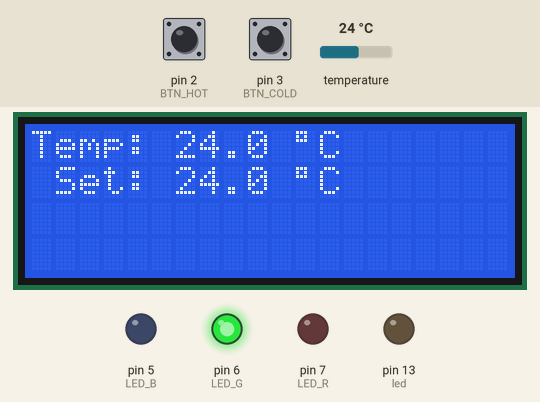
Simulated run of this sketch. Board: Arduino Uno, built with avr-gcc and run on an emulated ATmega328P. Shown: 20×4 character LCD, output pins drawn as LEDs (lit = HIGH). The test bench sets the inputs (shaded band); at power-on: temperature 24 °C, pin 2 (BTN_HOT) HIGH, pin 3 (BTN_COLD) HIGH. What the sketch prints to the serial monitor is not drawn.

Above: at 1.2 s.
1.3 s: temperature set to 22.6 °C
At 3.2 s:
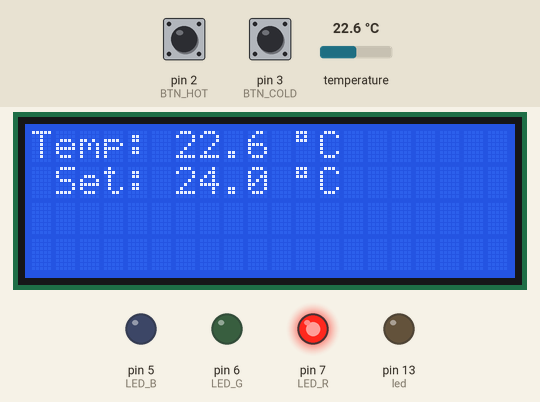
3.5 s: temperature set to 28 °C
At 4.9 s:
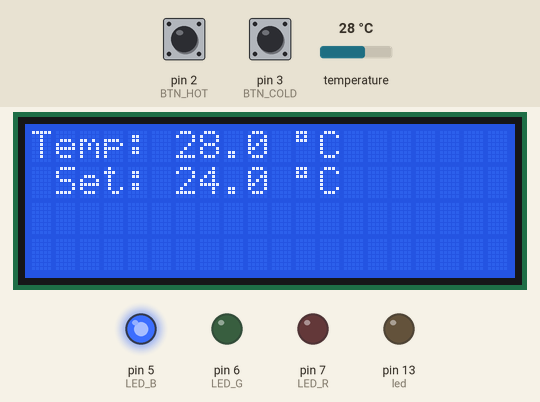
5.5 s: pin 2 (BTN_HOT) pulled LOW for 1.15 s
At 6.1 s:
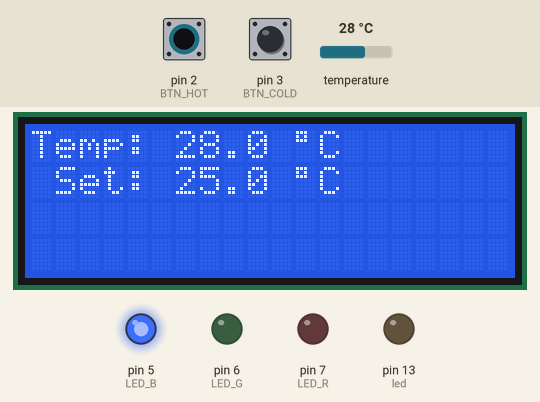
8.1 s: pin 3 (BTN_COLD) pulled LOW for 1.15 s
At 9.2 s:
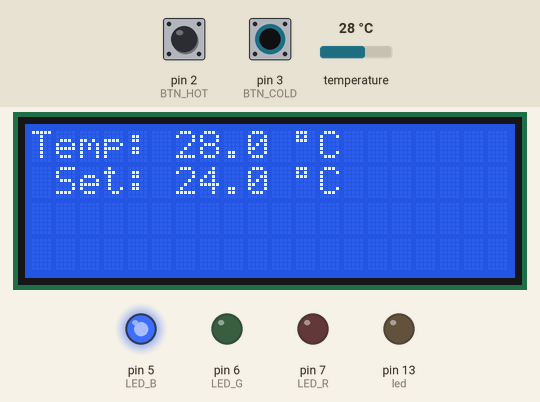
10.7 s: pin 3 (BTN_COLD) pulled LOW for 1.15 s
13.3 s: temperature set to 24.7 °C
At 15.0 s:
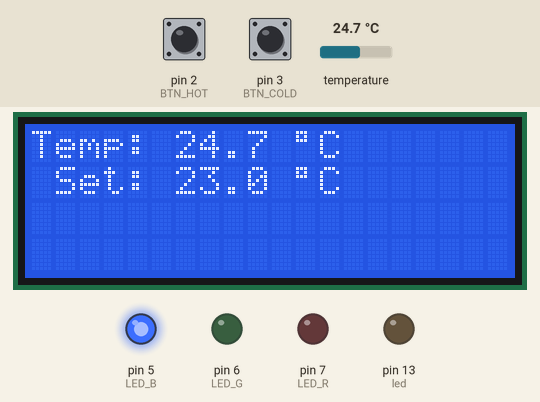
15.5 s: temperature set to 23.6 °C
At 16.5 s:
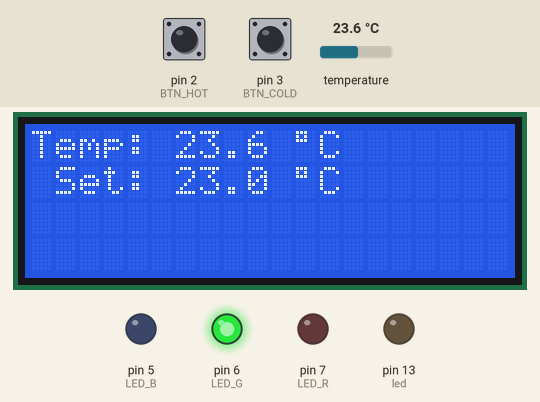
Timing chart, 0 to 18.5 s (numbered marks = the images above; inputs shaded):
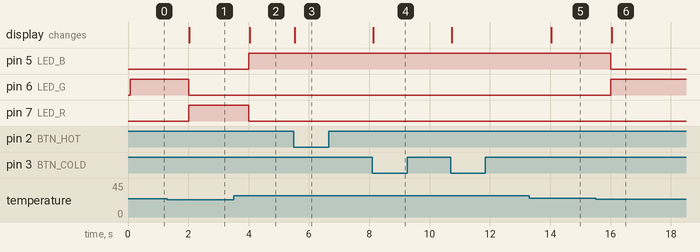

Measured:
- the behaviour switches between 23 and 22.9 °C on temperature (found by bisection; images 0 and 1)
- the behaviour switches between 24.1 and 24 °C on temperature (found by bisection; images 5 and 6)
- after the input at 1.3 s, pin 6 (LED_G): HIGH → LOW after 0.71 s; pin 7 (LED_R): LOW → HIGH after 0.71 s; the display: changes after 0.74 s (image 1)
- after the input at 3.5 s, pin 5 (LED_B): LOW → HIGH after 0.51 s; pin 7 (LED_R): HIGH → LOW after 0.51 s; the display: changes after 0.54 s (image 2)
- after the input at 5.5 s, the display: changes at once (image 3)
- after the input at 8.1 s, the display: changes at once (image 4)
- after the input at 13.3 s, the display: changes after 0.74 s (image 5)
- after the input at 15.5 s, pin 5 (LED_B): HIGH → LOW after 0.51 s; pin 6 (LED_G): LOW → HIGH after 0.51 s; the display: changes after 0.54 s (image 6)

The sketch:

temperatureControl.ino
```cpp
#include <Wire.h>
#include <LiquidCrystal_I2C.h>

// pin setup
LiquidCrystal_I2C lcd(39, 20, 4);
const uint8_t BTN_COLD = 3;   // Digital 2
const uint8_t BTN_HOT = 2;    // Digital 3
const uint8_t led = 13;       // led test

// varaible setup
#define DEBUG true
#define FAHRENHEIT false

float currentTemp; // temp as read by thermo sensor
float setTemp; // temp as set in ISR
bool ISRchanged = true; // Initially true to allow value to be shown
bool readTemp = true; // timer based temp Real-Time update

void setup() {

  if (DEBUG) {
    Serial.begin(9600, SERIAL_8N1);
    Serial.println("Init Start");
  }

  if (DEBUG) {
    Serial.println("Init I2C");
  }

  Wire.begin();

  if (DEBUG){
    Serial.println("Init TempSensor");
  }
  initTempSensor();

  if (DEBUG) {
    Serial.println("Init LED");
  }
  initLED();

  if (DEBUG) {
    Serial.println("Init Timer");
  }

  // Timer Generated Code: 1s TIMER1 OVF
  TCCR1A = 0;           // Init Timer1A
  TCCR1B = 0;           // Init Timer1B
  TCCR1B |= B00000100;  // Prescaler = 256
  TCNT1 = 3035;         // Timer Preloading
  TIMSK1 |= B00000001;  // Enable Timer Overflow Interrupt

  // lcd setup
  if (DEBUG) {
    Serial.println("Init LCD");
  }
  initLCD();

  // Button Setup
  if (DEBUG) {
    Serial.println("Init Button");
  }
  initButtons();

  if (DEBUG) {
    Serial.println("Pre-Set Temperatures");
  }

  // setpoint to curent reading
  setTemp = readTemperature();
  setTemp = floor(setTemp);

  if (DEBUG) {
    Serial.println("Init Done");
  }
}

void loop() {

  if (ISRchanged || readTemp) {
    currentTemp = readTemperature();
    tempCheckLED();

#if FAHRENHEIT
    float ct = convertToFahrenheit(currentTemp);
    float st = convertToFahrenheit(setTemp);
#else
    float ct = currentTemp;
    float st = setTemp;
#endif

    updateLCD(ct, st);

    if (DEBUG) {
      Serial.print("Temp: ");
      Serial.println(ct);
      Serial.print("Set Temp: ");
      Serial.println(st);
    }

    readTemp = false;
    ISRchanged = false;
  }
}

// timer interrupt for RT temp updates
ISR(TIMER1_OVF_vect)
{
  TCNT1 = 3035; // Timer Preloading
  readTemp = true;
}

void tempCheckLED() {
  float diff = currentTemp - setTemp;

  if (diff > 1) { // need to cool
    setColor('B');

    if (DEBUG) {
      Serial.println("B");
    }

  }
  else if (diff < -1) { // need to heat
    setColor('R');

    if (DEBUG) {
      Serial.println("R");
    }

  }
  else { // temp is good
    setColor('G');

    if (DEBUG) {
      Serial.println("G");
    }
  }
}

float convertToFahrenheit(float celsius)
{
  return celsius * 9.0 / 5.0 + 32.0;
}
```

button.ino
```cpp
const int BTN_DEBOUNCE_MS = 250;

void initButtons()
{
  // pin init
  pinMode(BTN_COLD, INPUT);
  pinMode(BTN_HOT, INPUT);
  pinMode(led, OUTPUT);

  // button interrupt
  attachInterrupt(digitalPinToInterrupt(BTN_HOT), setPoint_interruptHot, FALLING); // allow for interrupt on button press
  attachInterrupt(digitalPinToInterrupt(BTN_COLD), setPoint_interruptCold, FALLING); // allow for interrupt on button press
}

// places setpoint on lcd screen
void setPoint_interruptHot(){
  //debounce vars
  static unsigned long lastPress = 0;
  if (DEBUG) {
    Serial.print("Last Hot Btn Press: ");
    Serial.println(lastPress);
  }

  if ((millis() - lastPress) > BTN_DEBOUNCE_MS) {
    lastPress = millis();

    if (DEBUG) {
      Serial.println("Increase!");
    }

    setTemp++;
    ISRchanged = true;
  }
}

void setPoint_interruptCold(){
  //debounce vars
  static unsigned long lastPress = 0;
  if (DEBUG) {
    Serial.print("Last Cold Btn Press: ");
    Serial.println(lastPress);
  }

  if ((millis() - lastPress) > BTN_DEBOUNCE_MS) {
    lastPress = millis();

    if (DEBUG) {
      Serial.println("Decrease!");
    }

    setTemp--;
    ISRchanged = true;
  }
}
```

led.ino
```cpp
constexpr int LED_R = 7;
constexpr int LED_G = 6;
constexpr int LED_B = 5;

void initLED()
{
  pinMode(LED_R, OUTPUT);
  pinMode(LED_G, OUTPUT);
  pinMode(LED_B, OUTPUT);

  digitalWrite(LED_R, LOW);
  digitalWrite(LED_G, LOW);
  digitalWrite(LED_B, LOW);
}

void setColor(char color)
{
  digitalWrite(LED_R, LOW);
  digitalWrite(LED_G, LOW);
  digitalWrite(LED_B, LOW);

  color = toUpperCase(color);
  if(color == 'R')
  {
    digitalWrite(LED_R, HIGH);
  }
  else if(color == 'G')
  {
    digitalWrite(LED_G, HIGH);
  }
  else if(color == 'B')
  {
    digitalWrite(LED_B, HIGH);
  }
}
```

tempSensor.ino
```cpp
#if true

#include<Adafruit_BMP085.h>
Adafruit_BMP085 bmp;

void initTempSensor()
{
  bmp.begin();
}

float readTemperature()
{
  return bmp.readTemperature();
}

#else
#include <Wire.h>

constexpr unsigned short tempSensor_Addr = 0x77;

// Calibration parameters, using example values from documentation to pre populate
unsigned short tempSensor_AC5  = 32757;
unsigned short tempSensor_AC6  = 23153;
short tempSensor_MC  = -8711;
short tempSensor_MD  = 2868;

void initTempSensor()
{
  int lsb, msb;
  read16(tempSensor_Addr, 0xB2, &msb, &lsb);
  tempSensor_AC5 = (msb << 8) | lsb;
  read16(tempSensor_Addr, 0xB4, &msb, &lsb);
  tempSensor_AC6 = (msb << 8) | lsb;
  read16(tempSensor_Addr, 0xBC, &msb, &lsb);
  tempSensor_MC = (msb << 8) | lsb;
  read16(tempSensor_Addr, 0xBE, &msb, &lsb);
  tempSensor_MD = (msb << 8) | lsb;

  Serial.print("tempSensor_AC5: ");
  Serial.println(tempSensor_AC5);
  Serial.print("tempSensor_AC6: ");
  Serial.println(tempSensor_AC6);
  Serial.print("tempSensor_MC: ");
  Serial.println(tempSensor_MC);
  Serial.print("tempSensor_MD: ");
  Serial.println(tempSensor_MD);
}

float readTemperature()
{
  write16(tempSensor_Addr, 0xF4, 0x2E);
  Serial.println("Set to measure");
  delay(5); // Manual says to wait 4.5ms but can't do decimal so round up
  Serial.println("Done waiting");
  int msb, lsb;
  //read16(tempSensor_Addr, 0xF6, &msb, &lsb);
  Serial.println("Completed measurement");

  long UT = (msb << 8) | lsb;
  long X1 = (UT - tempSensor_AC6) * tempSensor_AC5 / (2 << 15);
  long X2 = tempSensor_MD * (2 << 11) / (X1 + tempSensor_MD);
  long B5 = X1 + X2;
  long T = (B5 + 8) / (2 << 4); // Value is in 0.1 *C

  return T / 10.0;
}

int write16(int address, unsigned char reg, int val)
{
  Wire.beginTransmission(address);
  Wire.write(reg);
  Wire.write((val >> 8) & 0xF);
  Wire.write(val & 0xF);
  return Wire.endTransmission();
}

int read16(int address, unsigned char reg, int* msb, int* lsb)
{
  int error = 0;
  *msb = *lsb = 0;
  Wire.beginTransmission(address);
  if(error == 0)
  {
    Wire.write(reg);
    Wire.endTransmission(false);
    Wire.requestFrom(address, 2, true);

    *msb = Wire.read();
    *lsb = Wire.read();
  }

  return error;
}
#endif
```

lcd.ino
```cpp
void initLCD()
{
  lcd.init();
  lcd.backlight();
}

void updateLCD(float currentTemp, float setTemp)
{
  lcd.clear();  // to clear previous output

  lcd.setCursor(1, 1);
  lcd.print("Set:");
  lcd.setCursor(6, 1);
  lcd.print(setTemp, 1);
  lcd.print(" ");
  lcd.print((char)223);
#if FAHRENHEIT
  lcd.print("F");
#else
  lcd.print("C");
#endif

  lcd.setCursor(0,0); // set pos for LCD
  lcd.print("Temp:");
  lcd.setCursor(6,0); // set pos for LCD
  lcd.print(currentTemp, 1);
  lcd.print(" ");
  lcd.print((char)223); // degree symbol
#if FAHRENHEIT
  lcd.print("F");
#else
  lcd.print("C");
#endif
}
```
